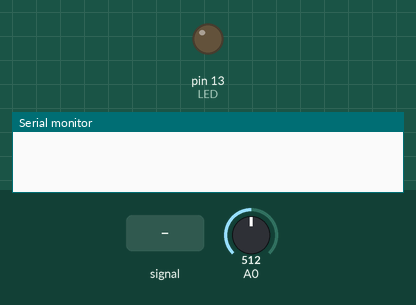
Bench run of a sketch on a simulated Arduino Uno, built with avr-gcc and run on an emulated ATmega328P. Shown: output pins drawn as LEDs (lit = HIGH), the last lines printed to the serial monitor. The inputs (shaded band) are chosen by the test bench; at power-on: A0 = 512.

Above: at 1.2 s.
1.3 s: A0 fed a 200 Hz sine of ±460 counts around its level
At 1.45 s:
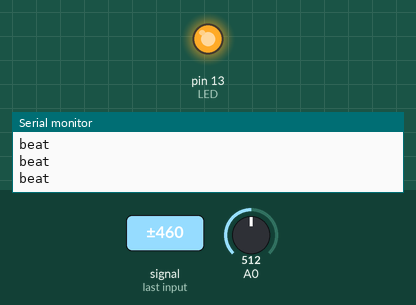
4.3 s: A0 set to 122
At 6.7 s:
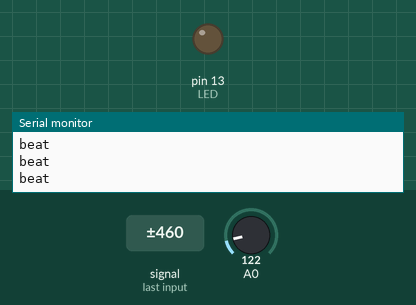
7.0 s: A0 set to 0
At 8.27 s:
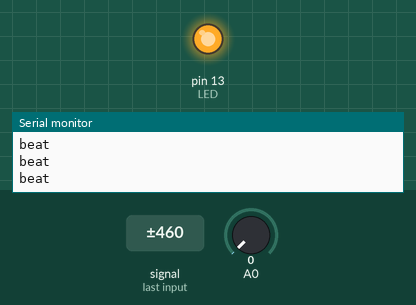
Timing chart, 0 to 16.0 s (numbered marks = the images above; inputs shaded):
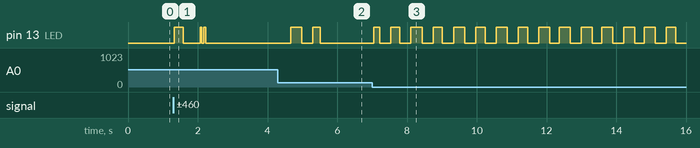

Measured:
- after the input at 1.3 s, pin 13 (LED): goes HIGH 0.27 s, LOW 0.48 s, HIGH 0.05 s, LOW 0.05 s, HIGH 0.05 s, then LOW, starting at once
- after the input at 4.3 s, pin 13 (LED): LOW → HIGH after 0.37 s, → LOW 0.32 s later, → HIGH 0.32 s later, → LOW 0.21 s later
- after the input at 7.0 s, pin 13 (LED): goes HIGH 0.16 s, LOW 0.32 s, HIGH 0.27 s, 13 × (LOW 0.32 s, HIGH 0.32 s), then LOW, starting after 0.05 s

The sketch:

beattest2.ino
```cpp
// (licence header left out)
// Our Global Sample Rate, 5000hz
#define SAMPLEPERIODUS 200

#define LED 13

// defines for setting and clearing register bits
#ifndef cbi
#define cbi(sfr, bit) (_SFR_BYTE(sfr) &= ~_BV(bit))
#endif
#ifndef sbi
#define sbi(sfr, bit) (_SFR_BYTE(sfr) |= _BV(bit))
#endif

void setup() {
  Serial.begin(9600);
  //The pin with the LED
  pinMode(LED, OUTPUT);
}

// 20 - 200hz Single Pole Bandpass IIR Filter
float bassFilter(float sample) {
  static float xv[3] = {0, 0, 0}, yv[3] = {0, 0, 0};
  xv[0] = xv[1]; xv[1] = xv[2];
  xv[2] = sample / 9.1f;
  yv[0] = yv[1]; yv[1] = yv[2];
  yv[2] = (xv[2] - xv[0])
          + (-0.7960060012f * yv[0]) + (1.7903124146f * yv[1]);
  return yv[2];
}

// 10hz Single Pole Lowpass IIR Filter
float envelopeFilter(float sample) { //10hz low pass
  static float xv[2] = {0, 0}, yv[2] = {0, 0};
  xv[0] = xv[1];
  xv[1] = sample / 160.f;
  yv[0] = yv[1];
  yv[1] = (xv[0] + xv[1]) + (0.9875119299f * yv[0]);
  return yv[1];
}

// 1.7 - 3.0hz Single Pole Bandpass IIR Filter
float beatFilter(float sample) {
  static float xv[3] = {0, 0, 0}, yv[3] = {0, 0, 0};
  xv[0] = xv[1]; xv[1] = xv[2];
  xv[2] = sample / 7.015f;
  yv[0] = yv[1]; yv[1] = yv[2];
  yv[2] = (xv[2] - xv[0])
          + (-0.7169861741f * yv[0]) + (1.4453653501f * yv[1]);
  return yv[2];
}

void loop() {
  unsigned long time = micros(); // Used to track rate
  float sample, value, envelope, beat, thresh;
  unsigned char i;

  for (i = 0;; ++i) {
    // Read ADC and center so +-512
    sample = (float)analogRead(0) - 503.f;
    //        Serial.print("sample = ");
    //        Serial.println(sample);
    // Filter only bass component
    value = bassFilter(sample);

    // Take signal amplitude and filter
    if (value < 0)value = -value;
    envelope = envelopeFilter(value);

    // Every 200 samples (25hz) filter the envelope
    if (i == 200) {
      // Filter out repeating bass sounds 100 - 180bpm
      beat = beatFilter(envelope);

      // Threshold it based on potentiometer on A0
      thresh = 0.02f * (float)analogRead(A0);

      // If we are above threshold, light up LED
      if (beat > thresh) {
        Serial.println("beat");
        digitalWrite(LED, HIGH);
      }
      else {
        digitalWrite(LED, LOW);
      }

      //Reset sample counter
      i = 0;
    }

    // Consume excess clock cycles, to keep at 5000 hz
    for (unsigned long up = time + SAMPLEPERIODUS; time > 20 && time < up; time = micros());
  }
}
```
